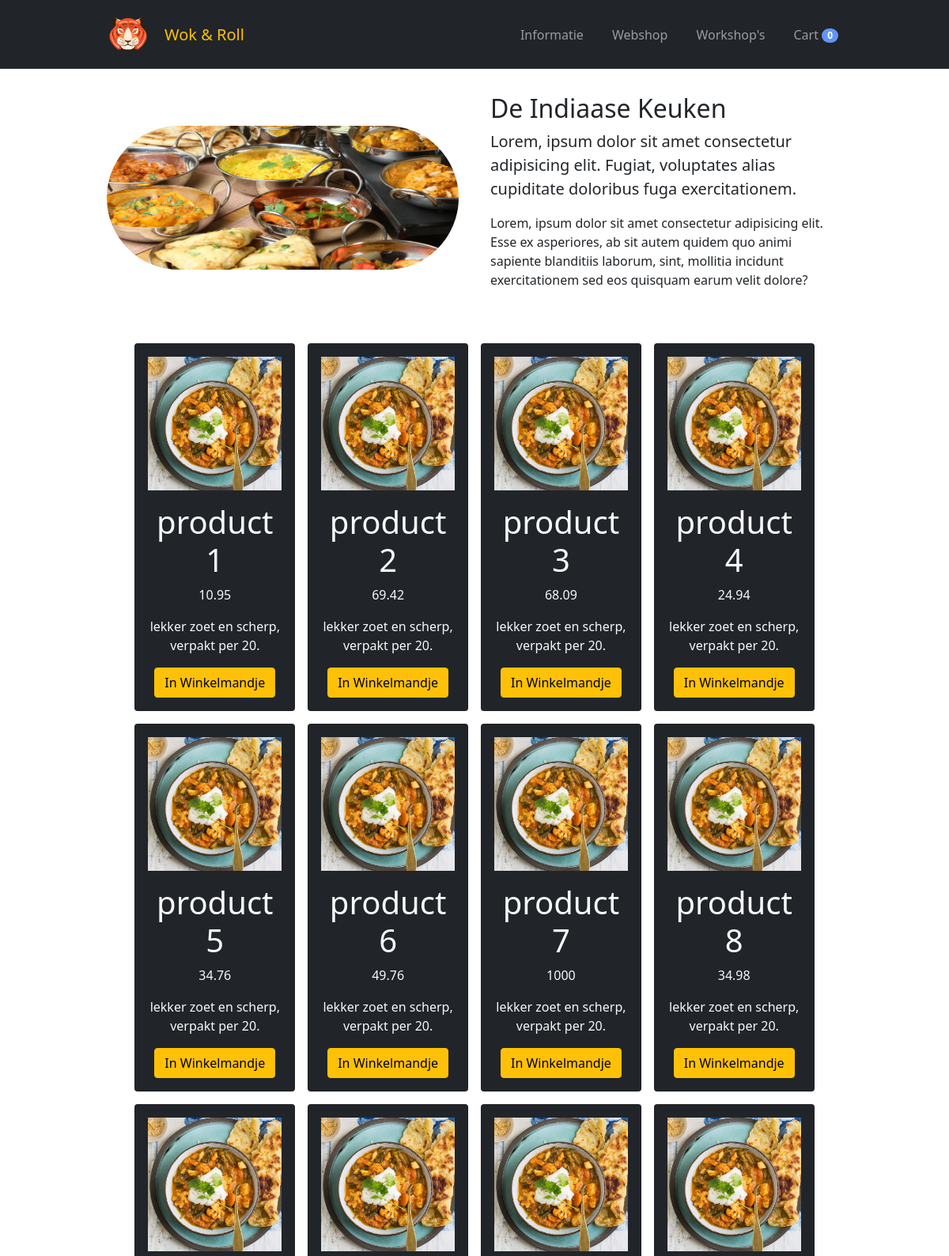
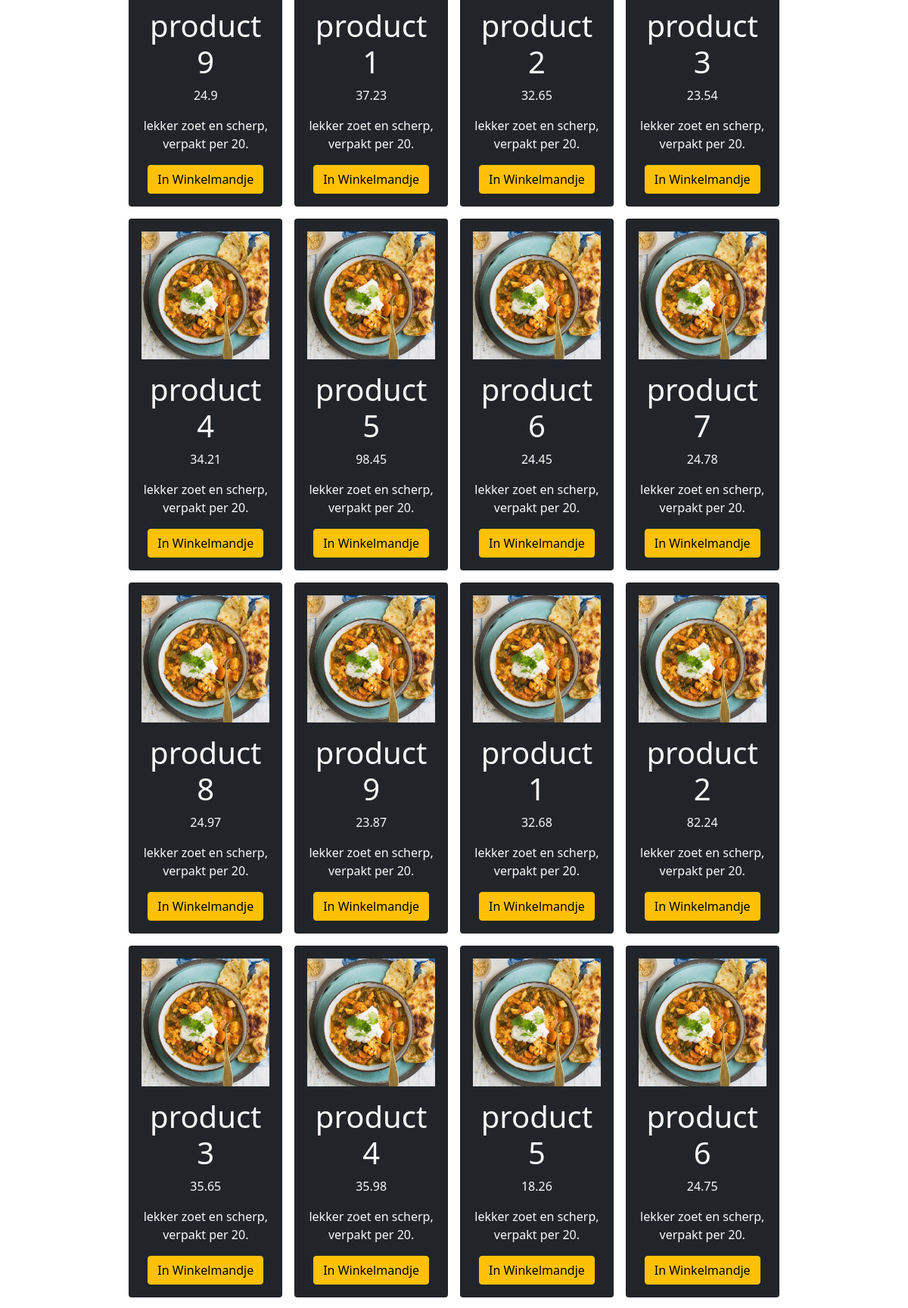
Page /indian-page.php (upper part) on the committed database (2 pictures, top to bottom).
### tables this page shows
CREATE TABLE IF NOT EXISTS `products` (
  `id` int(11) NOT NULL AUTO_INCREMENT,
  `name` varchar(50) DEFAULT NULL,
  `price` float DEFAULT NULL,
  `picture` varchar(255) DEFAULT NULL,
  `description` varchar(255) DEFAULT NULL,
  `category` varchar(64) DEFAULT NULL,
  PRIMARY KEY (`id`)
);

### Product.php (called while the page is built, shortened)
<?php
class Product
{
    public function getAllProducts() {
        $database = new Database();
        $conn = $database->connect();
        $stmt = $conn->prepare("SELECT * FROM products");
        $stmt->execute();
        return $stmt->fetchAll();
    }
}

### indian-page.php (the view, shortened to what this page needs)
<?php
include 'Product.php';
$totalnumber = 0;
$productDB = new Product();
?>
<!DOCTYPE html>
<html lang="en">
<head>
    <link href="https://cdn.jsdelivr.net/npm/bootstrap@5.1.3/dist/css/bootstrap.min.css"
    rel="stylesheet">
    <link rel="stylesheet" href="https://cdn.jsdelivr.net/npm/bootstrap-icons@1.3.0/font/bootstrap-icons.css">
    <link rel="stylesheet" href="style.css">
</head>
<body>
    <nav class="navbar navbar-expand-lg bg-dark navbar-dark py-3 fixed-top">
        <div class="container">
            <a class="navbar-brand" href="index.html">
                <img src="images/tiger.svg" alt="" width="60" height="auto">
            </a>
            <a href="index.html" class="navbar-brand text-warning">Wok & Roll</a>
            <div class="collapse navbar-collapse" id="navmenu">
                <ul class="navbar-nav ms-auto">
                    <li class="nav-item">
                        <a href="index.html" class="nav-link">Informatie</a>
                    </li>
                    <li class="nav-item">
                        <a href="indian-page.html" class="nav-link">Webshop</a>
                    </li>
                    <li class="nav-item">
                        <a href="workshop.html" class="nav-link">Workshop's</a>
                    </li>
                    <li class="nav-item">
                        <a href="#" class="nav-link" id="cart"><i class="fa fa-shopping-cart"></i> Cart <span class="badge"><?php echo $totalnumber?> </span></a>
                    </li>
                </ul>
            </div>
        </div>
    </nav>
    <section id="webshop" class="m-1 mt-5">
        <div class="container">
            <div class="row align-items-center justify-content-between">
                <div class="col-md">
                    <img src="images/indian1.png" class="img-fluid rounded-pill" alt="">
                </div>
                <div class="col-md ms-3">
                    <h2>De Indiaase Keuken</h2>
                    <p class="lead">
                        Lorem, ipsum dolor sit amet consectetur adipisicing elit. Fugiat, voluptates alias cupiditate doloribus fuga exercitationem.
                    </p>
                    <p>
                        Lorem, ipsum dolor sit amet consectetur adipisicing elit. Esse ex asperiores, ab sit autem quidem quo animi sapiente blanditiis laborum, sint, mollitia incidunt exercitationem sed eos quisquam earum velit dolore?
                    </p>
                </div>
            </div>
        </div>
    </section>
    <section class="p-1 p-sm-3 p-md-4 p-lg-5 mt-2 mt-lg-0">
        <div class="container">
            <div class="row text-center g-3">
                <?php
                $products = $productDB->getAllProducts();
                foreach ($products as $product) {
                    ?>
                    <div class="col-md">
                        <div class="card bg-dark text-light">
                            <div class="card-body text-center">
                                <div class="h1 mb-3">
                                    <img src="images/indian600x600.jpg" alt="" class="img-fluid">
                                </div>
                                <h3 class="card-title mb-3">
                                    <h1><?= $product['name']; ?></h1>
                                </h3>
                                     <p><?= $product['price']; ?></p>
                                <p class="card-text">
                                <p><?= $product['description']; ?></p>
                                </p>
                                <form method="post">
                                    <a href="#"><button class="btn btn-warning">In Winkelmandje</button></a>
                                </form>
                            </div>
                        </div>
                    </div>
                    <?php
                }
                ?>
            </div>
        </div>
    </section>
</body>
</html>

### style.css (style rules this page uses)
body::before { display: block; content: ''; height: 70px; }
*, *:before, *:after { box-sizing: border-box; }
nav ul li { display: inline; padding-left: 20px; }
nav ul li a { color: #777777; text-decoration: none; }
.container { margin: auto; width: 80%; }
.badge { background-color: #6394f8; border-radius: 10px; color: white; display: inline-block; font-size: 12px; line-height: 1; padding: 3px 7px; text-align: center; vertical-align: middle; white-space: nowrap; }

### rows in the picture
products: name "product 1", price "10.95", description "lekker zoet en scherp, verpakt per 20."
products: name "product 2", price "69.42", description "lekker zoet en scherp, verpakt per 20."
products: name "product 3", price "68.09", description "lekker zoet en scherp, verpakt per 20."
products: name "product 4", price "24.94", description "lekker zoet en scherp, verpakt per 20."
products: name "product 5", price "34.76", description "lekker zoet en scherp, verpakt per 20."
products: name "product 6", price "49.76", description "lekker zoet en scherp, verpakt per 20."
products: name "product 7", price "1000", description "lekker zoet en scherp, verpakt per 20."
products: name "product 8", price "34.98", description "lekker zoet en scherp, verpakt per 20."
products: name "product 9", price "24.9", description "lekker zoet en scherp, verpakt per 20."
products: name "product 1", price "37.23", description "lekker zoet en scherp, verpakt per 20."
products: name "product 2", price "32.65", description "lekker zoet en scherp, verpakt per 20."
products: name "product 3", price "23.54", description "lekker zoet en scherp, verpakt per 20."
products: name "product 4", price "34.21", description "lekker zoet en scherp, verpakt per 20."
products: name "product 5", price "98.45", description "lekker zoet en scherp, verpakt per 20."
products: name "product 6", price "24.45", description "lekker zoet en scherp, verpakt per 20."
products: name "product 7", price "24.78", description "lekker zoet en scherp, verpakt per 20."
products: name "product 8", price "24.97", description "lekker zoet en scherp, verpakt per 20."
products: name "product 9", price "23.87", description "lekker zoet en scherp, verpakt per 20."
products: name "product 1", price "32.68", description "lekker zoet en scherp, verpakt per 20."
products: name "product 2", price "82.24", description "lekker zoet en scherp, verpakt per 20."
products: name "product 3", price "35.65", description "lekker zoet en scherp, verpakt per 20."
products: name "product 4", price "35.98", description "lekker zoet en scherp, verpakt per 20."
products: name "product 5", price "18.26", description "lekker zoet en scherp, verpakt per 20."
products: name "product 6", price "24.75", description "lekker zoet en scherp, verpakt per 20."

### other values in the picture
$totalnumber "0"
